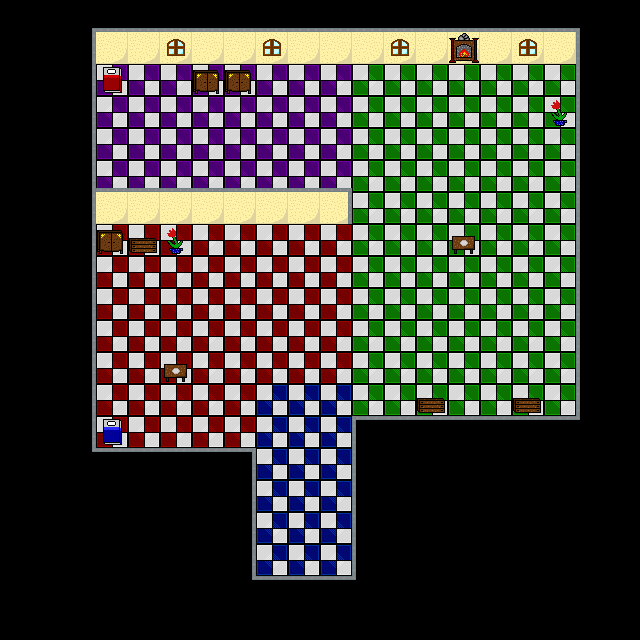

This game map was drawn from its Tiled (.tmx) file and the tilesets committed beside it. A one-line description and the full map source follow:
An orthogonal 20x20 tile map with 32x32 px tiles, 3 tile layers (Background, Ground, Decoration) and 18 objects.

<map version="1.0" tiledversion="1.0.1" orientation="orthogonal" renderorder="left-down" width="20" height="20" tilewidth="32" tileheight="32" nextobjectid="19">
 <tileset firstgid="1" name="tileset1" tilewidth="32" tileheight="32" tilecount="256" columns="16">
  <image source="tileset1.png" width="512" height="512" />
 </tileset>
 <layer name="Background" width="20" height="20">
  <data encoding="csv">
0,0,0,0,0,0,0,0,0,0,209,210,210,210,210,210,210,210,211,0,
0,0,0,159,159,159,159,159,159,159,159,159,159,159,159,159,159,159,227,0,
0,0,0,162,162,162,162,162,162,162,162,163,163,163,163,163,163,163,227,0,
0,0,0,162,162,162,162,162,162,162,162,163,163,163,163,163,163,163,227,0,
0,0,0,162,162,162,162,162,162,162,162,163,163,163,163,163,163,163,227,0,
0,0,209,162,162,162,162,162,162,162,162,163,163,163,163,163,163,163,227,0,
0,0,225,159,159,159,159,159,159,159,159,163,163,163,163,163,163,163,227,0,
0,0,225,146,146,146,146,146,146,146,146,163,163,163,163,163,163,163,227,0,
0,0,225,146,146,146,146,146,146,146,146,163,163,163,163,163,163,163,227,0,
0,0,225,146,146,146,146,146,146,146,146,163,163,163,163,163,163,163,227,0,
0,0,225,146,146,146,146,146,146,146,146,163,163,163,163,163,163,163,227,0,
0,0,225,146,146,146,146,146,146,146,146,163,163,163,163,163,163,163,227,0,
0,0,225,146,146,146,146,146,147,147,147,163,163,163,163,163,163,163,227,0,
0,0,225,146,146,146,146,146,147,147,147,242,242,242,242,242,242,242,243,0,
0,0,241,242,242,242,242,242,147,147,147,0,0,0,0,0,0,0,0,0,
0,0,0,0,0,0,0,0,147,147,147,0,0,0,0,0,0,0,0,0,
0,0,0,0,0,0,0,0,147,147,147,0,0,0,0,0,0,0,0,0,
0,0,0,0,0,0,0,0,147,147,147,0,0,0,0,0,0,0,0,0,
0,0,0,0,0,0,0,0,242,242,242,0,0,0,0,0,0,0,0,0,
0,0,0,0,0,0,0,0,0,0,0,0,0,0,0,0,0,0,0,0
</data>
 </layer>
 <layer name="Ground" width="20" height="20">
  <data encoding="csv">
0,0,209,210,210,210,210,210,210,210,210,210,0,0,0,0,0,0,0,0,
0,0,0,0,0,57,0,0,57,0,0,0,57,0,22,0,57,0,0,0,
0,0,0,63,0,0,18,18,0,0,0,0,0,0,0,0,0,0,0,0,
0,0,0,0,0,0,0,0,0,0,0,0,0,0,0,0,0,21,0,0,
0,0,0,0,0,0,0,0,0,0,0,0,0,0,0,0,0,0,0,0,
0,0,0,210,210,210,210,210,210,210,210,0,0,0,0,0,0,0,0,0,
0,0,0,0,0,0,0,0,0,0,225,0,0,0,0,0,0,0,0,0,
0,0,0,18,20,21,0,0,0,0,0,0,0,0,19,0,0,0,0,0,
0,0,0,0,0,0,0,0,0,0,0,0,0,0,0,0,0,0,0,0,
0,0,0,0,0,0,0,0,0,0,0,0,0,0,0,0,0,0,0,0,
0,0,0,0,0,0,0,0,0,0,0,0,0,0,0,0,0,0,0,0,
0,0,0,0,0,19,0,0,0,0,0,0,0,0,0,0,0,0,0,0,
0,0,0,0,0,0,0,0,0,0,0,0,0,20,0,0,20,0,0,0,
0,0,0,62,0,0,0,0,0,0,0,227,0,0,0,0,0,0,0,0,
0,0,0,0,0,0,0,225,0,0,0,227,0,0,0,0,0,0,0,0,
0,0,0,0,0,0,0,225,0,0,0,227,0,0,0,0,0,0,0,0,
0,0,0,0,0,0,0,225,0,0,0,227,0,0,0,0,0,0,0,0,
0,0,0,0,0,0,0,225,0,0,0,227,0,0,0,0,0,0,0,0,
0,0,0,0,0,0,0,241,0,0,0,243,0,0,0,0,0,0,0,0,
0,0,0,0,0,0,0,0,0,0,0,0,0,0,0,0,0,0,0,0
</data>
 </layer>
 <layer name="Decoration" width="20" height="20">
  <data encoding="csv">
0,0,0,0,0,0,0,0,0,0,0,0,0,0,0,0,0,0,0,0,
0,0,225,0,0,0,0,0,0,0,0,0,0,0,0,0,0,0,0,0,
0,0,225,0,0,0,0,0,0,0,0,0,0,0,0,0,0,0,0,0,
0,0,225,0,0,0,0,0,0,0,0,0,0,0,0,0,0,0,0,0,
0,0,225,0,0,0,0,0,0,0,0,0,0,0,0,0,0,0,0,0,
0,0,225,0,0,0,0,0,0,0,0,0,0,0,0,0,0,0,0,0,
0,0,0,0,0,0,0,0,0,0,0,0,0,0,0,0,0,0,0,0,
0,0,0,0,0,0,0,0,0,0,0,0,0,0,0,0,0,0,0,0,
0,0,0,0,0,0,0,0,0,0,0,0,0,0,0,0,0,0,0,0,
0,0,0,0,0,0,0,0,0,0,0,0,0,0,0,0,0,0,0,0,
0,0,0,0,0,0,0,0,0,0,0,0,0,0,0,0,0,0,0,0,
0,0,0,0,0,0,0,0,0,0,0,0,0,0,0,0,0,0,0,0,
0,0,0,0,0,0,0,0,0,0,0,0,0,0,0,0,0,0,0,0,
0,0,0,0,0,0,0,0,0,0,0,0,0,0,0,0,0,0,0,0,
0,0,0,0,0,0,0,0,0,0,0,0,0,0,0,0,0,0,0,0,
0,0,0,0,0,0,0,0,0,0,0,0,0,0,0,0,0,0,0,0,
0,0,0,0,0,0,0,0,0,0,0,0,0,0,0,0,0,0,0,0,
0,0,0,0,0,0,0,0,0,0,0,0,0,0,0,0,0,0,0,0,
0,0,0,0,0,0,0,0,0,0,0,0,0,0,0,0,0,0,0,0,
0,0,0,0,0,0,0,0,0,0,0,0,0,0,0,0,0,0,0,0
</data>
 </layer>
 <objectgroup name="MAP_COLLISION">
  <object id="1" x="94.6667" y="30" width="480" height="32" />
  <object id="2" x="96" y="64" width="32" height="32" />
  <object id="3" x="192" y="64" width="64" height="32" />
  <object id="4" x="96" y="224" width="96" height="32" />
  <object id="5" x="160" y="352" width="32" height="32" />
  <object id="6" x="96" y="416" width="32" height="32" />
  <object id="7" x="416" y="384" width="32" height="32" />
  <object id="8" x="512" y="384" width="32" height="32" />
  <object id="9" x="448" y="224" width="32" height="32" />
  <object id="10" x="544" y="96" width="32" height="32" />
  <object id="11" x="577" y="31" width="32" height="384" />
  <object id="12" x="352" y="416" width="224" height="32" />
  <object id="13" x="352" y="448" width="32" height="128" />
  <object id="14" x="256" y="576" width="96" height="32" />
  <object id="15" x="96" y="448" width="160" height="32" />
  <object id="16" x="224" y="480" width="32" height="128" />
  <object id="17" x="64" y="32" width="32" height="448" />
  <object id="18" x="96" y="192" width="256" height="32" />
 </objectgroup>
</map>
